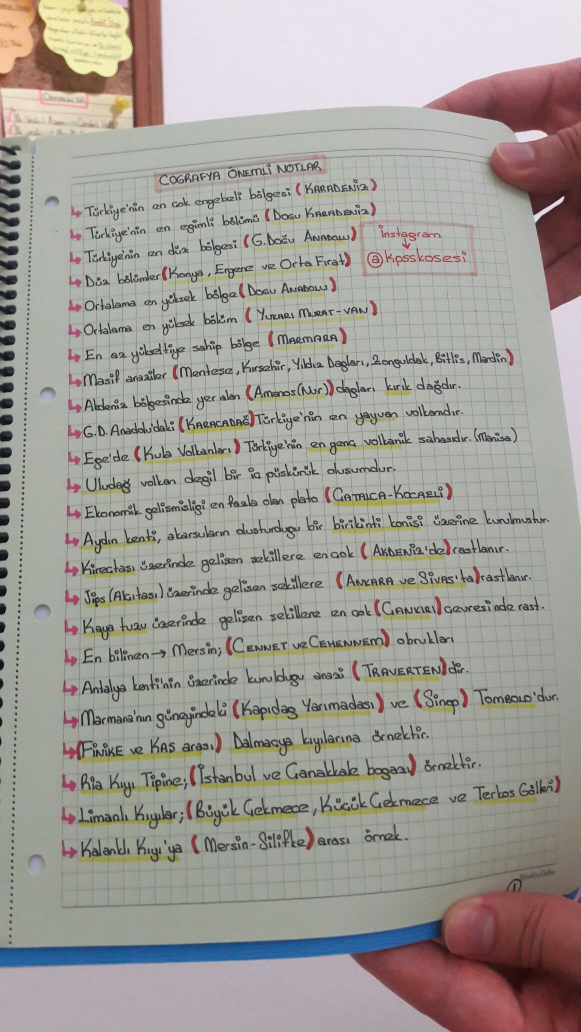
#> input picture resim3.png, 1161 x 2064 px (shown at 1/2 size)
$ python imagetopdf.py   (older library calls are emulated)
#> lines starting #> are read from the running program, lines starting #| are printed output that depends on the picture; after the words box and inside, x2 and y2 are one past the last pixel; in counts of white or black regions, pixels touching at a corner belong together
import cv2
import numpy as np
from PIL import Image

import urllib.request
# open a connection to a URL using urllib

circles =np.zeros((4,2),np.int)
cunt = 0


def mouseclick(event,x,y,flags,params):
    global cunt
    if event==cv2.EVENT_LBUTTONDOWN:

        circles[cunt]=x,y
        cunt=cunt + 1
        print(circles)
frame=cv2.imread("resim3.png")
#> frame is the input picture: shape (2064, 1161, 3); mean B, G, R 151.5, 156.9, 160.9
frame=cv2.resize(frame,(480,640))
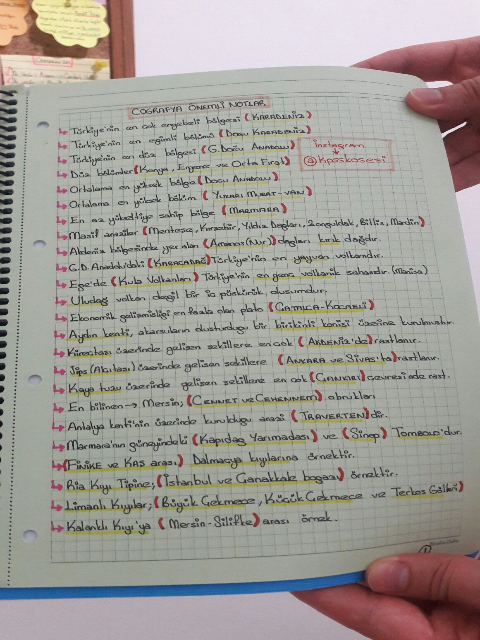
#> frame: shape (640, 480, 3); mean B, G, R 151.4, 156.8, 160.7

while True:
    if cunt ==4:
        width,height=480,640
        pts1=np.float32([circles[0],circles[1],circles[2],circles[3]])
        pts2=np.float32([[0,0],[width,0],[0,height],[width,height]])
        matrix=cv2.getPerspectiveTransform(pts1,pts2)
        img_out=cv2.warpPerspective(frame,matrix,(width,height))
        img_out=cv2.cvtColor(img_out, cv2.COLOR_BGR2GRAY)
        cv2.imshow("Output",img_out)
        cv2.imwrite("img_out.jpg",img_out)
        ImgFile = Image.open ("img_out.jpg")

        if ImgFile.mode == "RGBA":

            ImgFile = ImgFile.convert ("RGB")

        ImgFile.save ("test2.pdf", "PDF")


    for x in range(0,4):
        cv2.circle(frame,(circles[x][0],circles[x][1]),3,(0,255,0),cv2.FILLED)
#> frame: shape (640, 480, 3); under 0.01% of pixels changed, all inside (x1, y1, x2, y2) = (0, 0, 4, 4)


    cv2.imshow("Frame",frame)
    cv2.setMouseCallback("Frame",mouseclick)

    if cv2.waitKey (1) & 0xFF == ord ('q'):
#> (key Esc is pressed here)
        import webbrowser

        url = 'file:///C:/Users/iamem/PycharmProjects/imageclicktopdf/test2.pdf'
        webbrowser.register ('chrome',
                             None,
                             webbrowser.BackgroundBrowser (
                                 "C://Program Files (x86)//Google//Chrome//Application//chrome.exe"))
        webbrowser.get ('chrome').open (url)
        break
